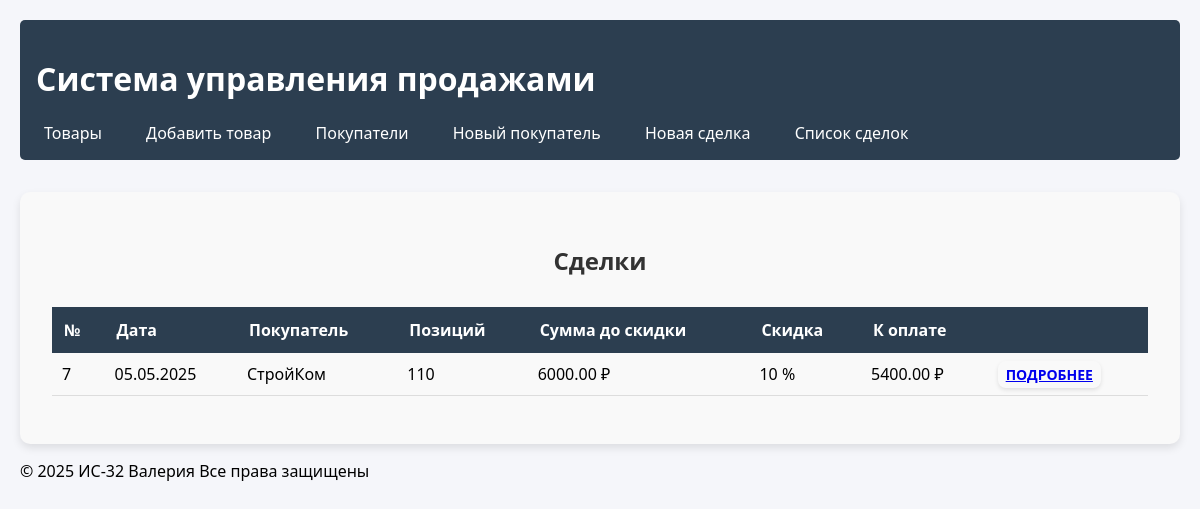
The app's page /deals/ with its own data.
### sales/models.py (models this page shows, shortened)
class Deal(models.Model):
    customer    = models.ForeignKey(Customer, on_delete=models.CASCADE, verbose_name="Клиент")
    date        = models.DateField("Дата", auto_now_add=True)
    @property
    def total_quantity(self):
        return sum(item.quantity for item in self.items.all())
    @property
    def discount(self):
        qty = self.total_quantity
        if qty >= 1000: return Decimal('0.20')
        if qty >= 100:  return Decimal('0.10')
        if qty >= 10:   return Decimal('0.05')
        return Decimal('0')
    @property
    def subtotal(self):
        return sum(item.product.price * item.quantity for item in self.items.all())
    @property
    def total(self):
        return self.subtotal * (1 - self.discount)

class Customer(models.Model):
    name           = models.CharField("Покупатель", max_length=255)
    address        = models.TextField("Адрес", blank=True)
    phone          = models.CharField("Телефон", max_length=20, blank=True)
    contact_person = models.CharField("Контактное лицо", max_length=255, blank=True)

class DealItem(models.Model):
    deal     = models.ForeignKey(Deal, related_name='items', on_delete=models.CASCADE)
    product  = models.ForeignKey(Product, on_delete=models.CASCADE)
    quantity = models.PositiveIntegerField("Количество", default=1)

class Product(models.Model):
    name  = models.CharField("Наименование", max_length=255)
    price = models.DecimalField("Цена", max_digits=10, decimal_places=2)

### sales/views.py (the view)
# urls.py: path('deals/', deal_list, name='deal_list'),
def deal_list(request):
    deals = Deal.objects.prefetch_related('items__product')
    return render(request, 'sales/deal_list.html', {'deals': deals})

### sales/templatetags/math_filters.py (called while the page is built)
@register.filter
def mul(value, arg):
    try:
        return float(value) * float(arg)
    except:
        return ''

### sales/templates/sales/deal_list.html (shortened to what this page needs)
{% extends 'sales/base.html' %}
{% load humanize %}
{% load humanize math_filters %}
{% block content %}
<div class="container mt-5">
  <h2 class="mb-4">Сделки</h2>
  <table class="table table-striped align-middle">
    <thead>
      <tr>
        <th>№</th>
        <th>Дата</th>
        <th>Покупатель</th>
        <th>Позиций</th>
        <th>Сумма до скидки</th>
        <th>Скидка</th>
        <th>К оплате</th>
        <th></th>
      </tr>
    </thead>
    <tbody>
      {% for deal in deals %}
      <tr>
        <td>{{ deal.id }}</td>
        <td>{{ deal.date|date:"d.m.Y" }}</td>
        <td>{{ deal.customer.name }}</td>
        <td>{{ deal.total_quantity }}</td>
        <td>{{ deal.subtotal|floatformat:2 }} ₽</td>
        <td>{{ deal.discount|mul:100|floatformat:0 }} %</td>
        <td>{{ deal.total|floatformat:2 }} ₽</td>
        <td>
          <a href="{% url 'sales:deal_detail' deal.id %}" class="btn btn-sm btn-outline-secondary">
            Подробнее
          </a>
        </td>
      </tr>
      {% empty %}
      <tr>
        <td colspan="8" class="text-center">Сделок не найдено</td>
      </tr>
      {% endfor %}
    </tbody>
  </table>
</div>
{% endblock %}

### static/sales/style.css (style rules this page uses)
:root { --primary-color: #2c3e50; --secondary-color: #3498db; }
body { font-family: 'Segoe UI', Tahoma, Geneva, Verdana, sans-serif; margin: 0; padding: 20px; background-color: #f5f6fa; }
.container { background-color: white; padding: 2rem; border-radius: 5px; box-shadow: 0 2px 5px rgba(0,0,0,0.1); }
table { width: 100%; border-collapse: collapse; margin: 1rem 0; }
th { background-color: var(--primary-color); color: white; padding: 12px; text-align: left; }
td { padding: 10px; border-bottom: 1px solid #ddd; }
.container { background-color: #f9f9f9; border-radius: 10px; box-shadow: 0 4px 8px rgba(0, 0, 0, 0.1); }
h2 { text-align: center; margin-bottom: 30px; color: #333; }
.btn { border-radius: 0.5rem; padding: 10px 20px; font-size: 1rem; font-weight: 600; text-transform: uppercase; border: none; cursor: pointer; transition: all 0.3s ease; box-shadow: 0 2px 4px rgba(0, 0, 0, 0.1); }

### sales/templates/sales/base.html (style rules this page uses)
.btn { border-radius: 0.5rem; font-size: 0.875rem; padding: 0.25rem 0.5rem; font-weight: 600; text-transform: uppercase; border: none; cursor: pointer; transition: all 0.3s ease; box-shadow: 0 2px 4px rgba(0, 0, 0, 0.1); }

### records on screen
Deal: id "7", date "05.05.2025", customer.name "СтройКом", total_quantity "110", subtotal "6000.00", discount|mul "10", total "5400.00"
